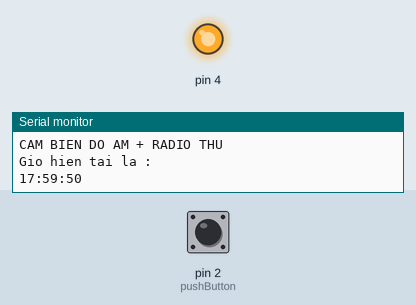
A sketch run on a simulated Arduino Uno, built with avr-gcc and run on an emulated ATmega328P. Shown: output pins drawn as LEDs (lit = HIGH), the last lines printed to the serial monitor. Wiring (inferred from the names in the program): DS1307 clock at I2C address 0x68. The inputs (shaded band) are chosen by the test bench; at power-on: pin 2 (pushButton) LOW. The local clock reads 2024-03-15 10:24:30 at power-on unless the sketch sets it; no radio packets arrive unless stated.

Above: at 0.1 s.
At 22.1 s:
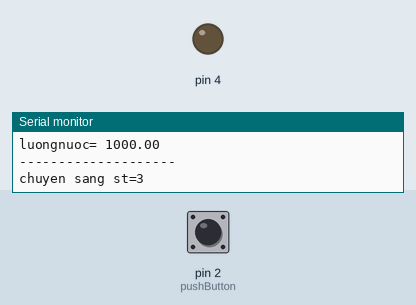
Timing chart, 0 to 23.6 s (numbered marks = the images above):
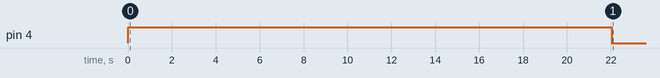

Measured:
- by itself, pin 4: HIGH → LOW at 22.0 s

The sketch:

lan2.ino
```cpp
#include <Wire.h>
#include <SPI.h>
#include "RF24.h"


/* Địa chỉ của DS1307 */
const byte DS1307 = 0x68;
/* Số byte dữ liệu sẽ đọc từ DS1307 */
const byte NumberOfFields = 3;

/* khai báo các biến thời gian */
int second, minute, hour;

//set lam radio thu
bool radioNumber = 0;
RF24 radio(7,8);
byte addresses[][6] = {"1Node","2Node"};

//dia chi cho radio thuu
bool role = 0;

//set chuong trinh cho cam bien Hall
int pushButton = 2;

//cac tham so cua do am
const float a=400;
const float b=524;
const float c=649,d=774,e=899;

//cac tham so cua luong nuoc
const float v=200,y=400,z=600,t=800,k=1000;
float luongnuoc;
int st;
int dem;
float tb;

// do so lan thay doi trang thai
volatile int solanthaydoitrangthai=0;
int trangthaihientai;
int trangthaitruoc;

// hàm tăng biến đếm
void tangbiendem(){
  solanthaydoitrangthai++;
      //  Serial.println("abc");

}

void setup() {
  Serial.begin(115200);
  st=0;

  //DS1307
  Wire.begin();
  /* cài đặt thời gian cho module */
  setTime(17,59,50); // 12:30:45 CN 08-02-2015


  Serial.println(F("CAM BIEN DO AM + RADIO THU"));
  pinMode(pushButton,INPUT);
  radio.begin();
  radio.setPALevel(RF24_PA_LOW);
  if(radioNumber){
    radio.openWritingPipe(addresses[1]);
    radio.openReadingPipe(1,addresses[0]);
  }else{
    radio.openWritingPipe(addresses[0]);
    radio.openReadingPipe(1,addresses[1]);
  }
  radio.startListening();
  st=0; //trang thai doi
  dem=0;
  tb=0;

  //van
  pinMode (4,OUTPUT);

  //cambienHALL
  pinMode (2,INPUT);
  attachInterrupt(0, tangbiendem, RISING);
   digitalWrite(4,HIGH);//hàm đọc giờ
}
void readDS1307()
{
        Wire.beginTransmission(DS1307);
        Wire.write((byte)0x00);
        Wire.endTransmission();
        Wire.requestFrom(DS1307, NumberOfFields);

        second = bcd2dec(Wire.read() & 0x7f);
        minute = bcd2dec(Wire.read() );
        hour   = bcd2dec(Wire.read() & 0x3f); // chế độ 24h.

}


/* Chuyển từ format BCD (Binary-Coded Decimal) sang Decimal */
int bcd2dec(byte num)
{
        return ((num/16 * 10) + (num % 16));
}
/* Chuyển từ Decimal sang BCD */
int dec2bcd(byte num)
{
        return ((num/10 * 16) + (num % 10));
}

void printDigits(int digits){
    // các thành phần thời gian được ngăn chách bằng dấu :
    Serial.print(":");

    if(digits < 10)
        Serial.print('0');
    Serial.print(digits);
}

/* cài đặt thời gian cho DS1307 */
void setTime(byte hr, byte min, byte sec)
{
        Wire.beginTransmission(DS1307);
        Wire.write(byte(0x00)); // đặt lại pointer
        Wire.write(dec2bcd(sec));
        Wire.write(dec2bcd(min));
        Wire.write(dec2bcd(hr));
        Wire.endTransmission();
}

void digitalClockDisplay(){
    // digital clock display of the time
    Serial.println("Gio hien tai la :");
    Serial.print(hour);
    printDigits(minute);
    printDigits(second);
}

// cac ham mo
float ratcao(float x,float a, float b,float c,float d,float e){
	if(0<x && x<=a){
		return 1.0;
		} else if(a<x && x<b){
			return (b-x)/(b-a);
			} else {
				return 0.0;
				}
    }
float cao(float x,float a, float b,float c,float d,float e){
	if(x<=a){
		return 0.0;
		} else if(a<x && x<=b){
			return (x-a)/(b-a);
			}else if(b<x && x<c){
				return (c-x)/(c-b);
				}else {
					return 0.0;
				}
}
float trungbinh(float x,float a, float b,float c,float d,float e){
	if(x<=b){
		return 0.0;
		}else if(b<x && x<=c){
			return (x-b)/(c-b);
			}else if(c<x && x<d){
				return (d-x)/(d-c);
				}else {
					return 0.0;
					}
}
float thap(float x,float a, float b,float c,float d,float e){
	if(x<=c){
		return 0.0;
		}else if(c<x && x<=d){
			return (x-c)/(d-c);
			}else if(d<x && x<e){
				return (e-x)/(e-d);
				}else {
					return 0.0;
					}
}
float ratthap(float x,float a, float b,float c,float d,float e){
	if(x<=d){
		return 0.0;
		} else if(d<x && x<e){
			return (x-d)/(e-d);
			} else {
				return 1.0;
				}
}


void loop() {

 /* Đọc dữ liệu của DS1307 */
  readDS1307();
  /* Hiển thị thời gian ra Serial monitor */
  digitalClockDisplay();
  Serial.println();
  //delay(1000);
  //Serial.println(hour);
  if(st==0){
    delay(1000);
    if(hour==18)st=1;

  }


  if(st==1){
    delay(1000);
    radio.startListening();
    Serial.println("Chuyen sang st=1");
    long x;
    if( radio.available()){
        while (radio.available()) {
          radio.read( &x, sizeof(long) );
          Serial.println(x);

        }
    }
    dem++;
    tb+=x;
    if( dem>=10 ){
      st=2;
      dem=0;
      tb=tb/10;
    }
  }
  if(st==2){
    delay(1000);
    Serial.println("Chuyen sang st=2");
    radio.stopListening();
    //radio.write( &x, sizeof(float) );
    radio.startListening();
    Serial.print(F("Do am duoc nhan la : "));
    Serial.println(tb);
    Serial.println("--------------------\n");
    Serial.print("rat cao = ");Serial.println(ratcao(tb,a,b,c,d,e));
    Serial.print("cao = ");Serial.println(cao(tb,a,b,c,d,e));
    Serial.print("trung binh = ");Serial.println(trungbinh(tb,a,b,c,d,e));
    Serial.print("thap = ");Serial.println(thap(tb,a,b,c,d,e));
    Serial.print("rat thap = ");Serial.println(ratthap(tb,a,b,c,d,e));
    float ratit,it,vua,nhieu,ratnhieu;
    ratit=ratcao(tb,a,b,c,d,e);
    it=cao(tb,a,b,c,d,e);
    vua=trungbinh(tb,a,b,c,d,e);
    nhieu=thap(tb,a,b,c,d,e);
    ratnhieu=ratthap(tb,a,b,c,d,e);
    luongnuoc=(v*ratit+y*it+z*vua+t*nhieu+k*ratnhieu)/(ratit+it+vua+nhieu+ratnhieu);
    Serial.print("luongnuoc= ");Serial.println(luongnuoc);
    Serial.println("--------------------\n");
    st=3;
    tb=0;
    solanthaydoitrangthai=0;
    }
   if(st==3){
      Serial.println("chuyen sang st=3");


     digitalWrite(4,LOW); //relay
     //int buttonState = digitalRead(pushButton);
    // sei();
           //Serial.println("chuyen");

     delay(1000);
           // Serial.println("chuyennnnnnnnnnn");

    //  cli();
      Serial.print("hall:");
      Serial.println(solanthaydoitrangthai);
    //Serial.print(buttonState);
      float f;

      f=luongnuoc*21050/1000;
      Serial.print("can phai quay:");
      Serial.println(f);
      Serial.println(solanthaydoitrangthai);
      if(solanthaydoitrangthai>=f){
        st=0;
        f=0;
        digitalWrite(4,HIGH);
      }
    }
}
```
